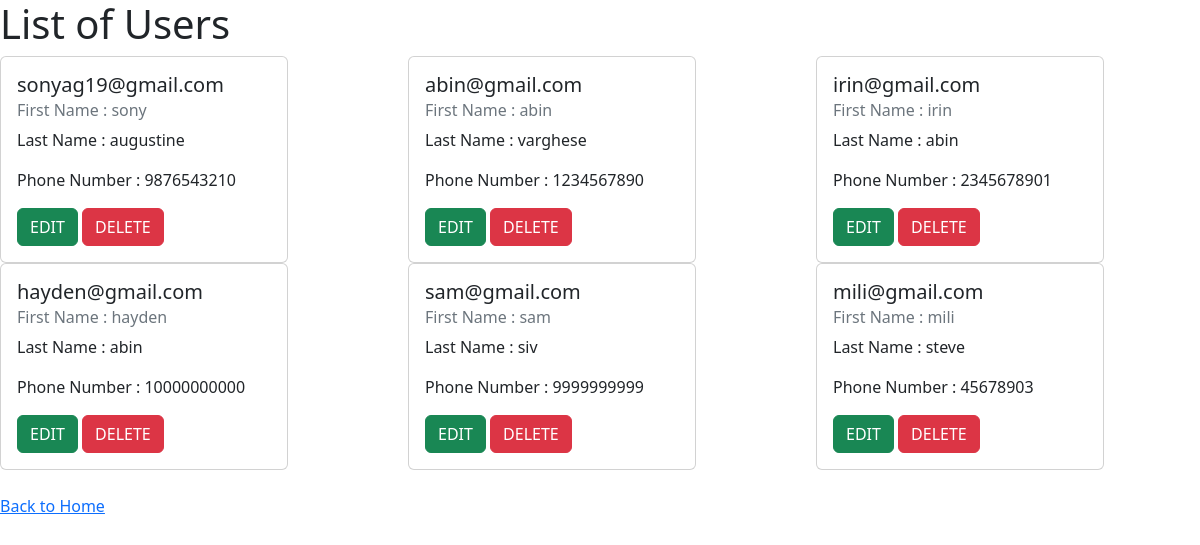
Screenshot of /crud/show_card/ with the database file from the repository.
### crud_app/models.py (models this page shows)
class Register(models.Model):
    fname=models.CharField(max_length=20)
    lname=models.CharField(max_length=20)
    uname=models.EmailField()
    phone=models.IntegerField()
    password=models.CharField(max_length=20)

### crud_app/views.py (the view)
# urls.py: path('show_card/',show_card),
def show_card(request):
    reg=Register.objects.all()
    return render(request,'show_card.html',{'reg':reg})

### crud_app/templates/show_card.html (shortened to what this page needs)
<!DOCTYPE html>
<html lang="en">
<head>
    <link href="https://cdn.jsdelivr.net/npm/bootstrap@5.2.1/dist/css/bootstrap.min.css" rel="stylesheet"
>
</head>
<body>
<h1>List of Users</h1>
<div class="row">
{% for i in reg %}
    <div class="col-4">
    <div class="card" style="width: 18rem;">
      <div class="card-body">
        <h5 class="card-title">{{i.uname}}</h5>
        <h6 class="card-subtitle mb-2 text-muted">First Name : {{i.fname}}</h6>
        <p class="card-text">Last Name : {{i.lname}}</p>
          <p class="card-text">Phone Number : {{i.phone}}</p>
        <a href="http://127.0.0.1:8000/crud/edit_card/{{i.id}}" class="btn btn-success">EDIT</a>
          <a href="http://127.0.0.1:8000/crud/delete_card/{{i.id}}" class="btn btn-danger">DELETE</a>
      </div>
    </div>
        </div>
{% endfor %}
    </div>
<br>
<a href="http://127.0.0.1:8000/crud/index/">Back to Home</a>
</body>
</html>

### rows the page displays
Register: uname "sonyag19@gmail.com", fname "sony", lname "augustine", phone "9876543210"
Register: uname "abin@gmail.com", fname "abin", lname "varghese", phone "1234567890"
Register: uname "irin@gmail.com", fname "irin", lname "abin", phone "2345678901"
Register: uname "hayden@gmail.com", fname "hayden", lname "abin", phone "10000000000"
Register: uname "sam@gmail.com", fname "sam", lname "siv", phone "9999999999"
Register: uname "mili@gmail.com", fname "mili", lname "steve", phone "45678903"
